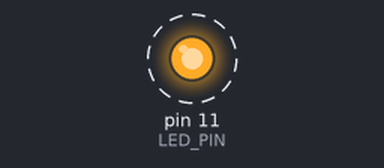
The sketch below on a simulated Arduino Uno, built with avr-gcc and run on an emulated ATmega328P. On the bench: output pins drawn as LEDs (lit = HIGH). Dashed ring = blinking.

Above: at 0.5 s.
Timing chart, 0 to 4.6 s (numbered marks = the images above):
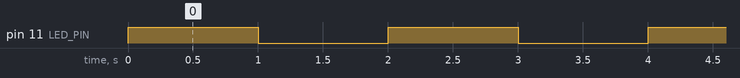

Measured:
- by itself, pin 11 (LED_PIN): alternates HIGH for 1.0 s and LOW for 1.0 s

The sketch:

chapter02.ino
```cpp
const int LED_PIN = 11;
const int LED_BLINK_DELAY = 1000;

void changeValueLedWithDelay(int value, int d) {
  digitalWrite(LED_PIN, value);
  delay(d);
}

void blinkLed(int d) {
  changeValueLedWithDelay(HIGH, d);
  changeValueLedWithDelay(LOW, d);
}

void setup() {
  pinMode(LED_PIN, OUTPUT);
}

void loop() {
  blinkLed(LED_BLINK_DELAY);
}
```
